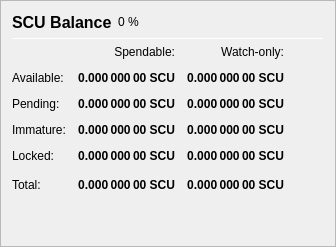
                   <widget class="QFrame" name="frame_Balances">
                    <property name="frameShape">
                     <enum>QFrame::StyledPanel</enum>
                    </property>
                    <property name="frameShadow">
                     <enum>QFrame::Raised</enum>
                    </property>
                    <layout class="QVBoxLayout" name="verticalLayout_4">
                     <item>
                      <layout class="QHBoxLayout" name="horizontalLayout_4">
                       <item>
                        <widget class="QLabel" name="label_5">
                         <property name="minimumSize">
                          <size>
                           <width>0</width>
                           <height>20</height>
                          </size>
                         </property>
                         <property name="font">
                          <font>
                           <pointsize>12</pointsize>
                           <weight>75</weight>
                           <bold>true</bold>
                          </font>
                         </property>
                         <property name="text">
                          <string>SCU Balance</string>
                         </property>
                        </widget>
                       </item>
                       <item>
                        <widget class="QLabel" name="labelSCUPercent">
                         <property name="text">
                          <string notr="true">0 %</string>
                         </property>
                        </widget>
                       </item>
                       <item>
                        <spacer name="horizontalSpacer_3">
                         <property name="orientation">
                          <enum>Qt::Horizontal</enum>
                         </property>
                         <property name="sizeHint" stdset="0">
                          <size>
                           <width>40</width>
                           <height>20</height>
                          </size>
                         </property>
                        </spacer>
                       </item>
                      </layout>
                     </item>
                     <item>
                      <widget class="Line" name="line_Balance">
                       <property name="minimumSize">
                        <size>
                         <width>0</width>
                         <height>1</height>
                        </size>
                       </property>
                       <property name="maximumSize">
                        <size>
                         <width>16777215</width>
                         <height>1</height>
                        </size>
                       </property>
                       <property name="orientation">
                        <enum>Qt::Horizontal</enum>
                       </property>
                      </widget>
                     </item>
                     <item>
                      <layout class="QGridLayout" name="gridLayout">
                       <property name="spacing">
                        <number>12</number>
                       </property>
                       <item row="0" column="1">
                        <widget class="QLabel" name="labelSpendable">
                         <property name="text">
                          <string>Spendable:</string>
                         </property>
                         <property name="alignment">
                          <set>Qt::AlignRight|Qt::AlignTrailing|Qt::AlignVCenter</set>
                         </property>
                        </widget>
                       </item>
                       <item row="0" column="2">
                        <widget class="QLabel" name="labelWatchonly">
                         <property name="text">
                          <string>Watch-only:</string>
                         </property>
                         <property name="alignment">
                          <set>Qt::AlignRight|Qt::AlignTrailing|Qt::AlignVCenter</set>
                         </property>
                        </widget>
                       </item>
                       <item row="1" column="0">
                        <widget class="QLabel" name="labelBalanceText">
                         <property name="text">
                          <string>Available:</string>
                         </property>
                        </widget>
                       </item>
                       <item row="1" column="1">
                        <widget class="QLabel" name="labelBalance">
                         <property name="font">
                          <font>
                           <weight>75</weight>
                           <bold>true</bold>
                          </font>
                         </property>
                         <property name="cursor">
                          <cursorShape>IBeamCursor</cursorShape>
                         </property>
                         <property name="toolTip">
                          <string>Your current spendable balance</string>
                         </property>
                         <property name="text">
                          <string notr="true">0.000 000 00 SCU</string>
                         </property>
                         <property name="alignment">
                          <set>Qt::AlignRight|Qt::AlignTrailing|Qt::AlignVCenter</set>
                         </property>
                         <property name="textInteractionFlags">
                          <set>Qt::LinksAccessibleByMouse|Qt::TextSelectableByKeyboard|Qt::TextSelectableByMouse</set>
                         </property>
                        </widget>
                       </item>
                       <item row="1" column="2">
                        <widget class="QLabel" name="labelWatchAvailable">
                         <property name="font">
                          <font>
                           <weight>75</weight>
                           <bold>true</bold>
                          </font>
                         </property>
                         <property name="cursor">
                          <cursorShape>IBeamCursor</cursorShape>
                         </property>
                         <property name="toolTip">
                          <string>Your current balance in watch-only addresses</string>
                         </property>
                         <property name="text">
                          <string notr="true">0.000 000 00 SCU</string>
                         </property>
                         <property name="alignment">
                          <set>Qt::AlignRight|Qt::AlignTrailing|Qt::AlignVCenter</set>
                         </property>
                         <property name="textInteractionFlags">
                          <set>Qt::LinksAccessibleByMouse|Qt::TextSelectableByKeyboard|Qt::TextSelectableByMouse</set>
                         </property>
                        </widget>
                       </item>
                       <item row="2" column="0">
                        <widget class="QLabel" name="labelPendingText">
                         <property name="text">
                          <string>Pending:</string>
                         </property>
                        </widget>
                       </item>
                       <item row="2" column="1">
                        <widget class="QLabel" name="labelUnconfirmed">
                         <property name="font">
                          <font>
                           <weight>75</weight>
                           <bold>true</bold>
                          </font>
                         </property>
                         <property name="cursor">
                          <cursorShape>IBeamCursor</cursorShape>
                         </property>
                         <property name="toolTip">
                          <string>Total of transactions that have yet to be confirmed, and do not yet count toward the spendable balance</string>
                         </property>
                         <property name="text">
                          <string notr="true">0.000 000 00 SCU</string>
                         </property>
                         <property name="alignment">
                          <set>Qt::AlignRight|Qt::AlignTrailing|Qt::AlignVCenter</set>
                         </property>
                         <property name="textInteractionFlags">
                          <set>Qt::LinksAccessibleByMouse|Qt::TextSelectableByKeyboard|Qt::TextSelectableByMouse</set>
                         </property>
                        </widget>
                       </item>
                       <item row="2" column="2">
                        <widget class="QLabel" name="labelWatchPending">
                         <property name="font">
                          <font>
                           <weight>75</weight>
                           <bold>true</bold>
                          </font>
                         </property>
                         <property name="cursor">
                          <cursorShape>IBeamCursor</cursorShape>
                         </property>
                         <property name="toolTip">
                          <string>Unconfirmed transactions to watch-only addresses</string>
                         </property>
                         <property name="text">
                          <string notr="true">0.000 000 00 SCU</string>
                         </property>
                         <property name="alignment">
                          <set>Qt::AlignRight|Qt::AlignTrailing|Qt::AlignVCenter</set>
                         </property>
                         <property name="textInteractionFlags">
                          <set>Qt::LinksAccessibleByMouse|Qt::TextSelectableByKeyboard|Qt::TextSelectableByMouse</set>
                         </property>
                        </widget>
                       </item>
                       <item row="3" column="0">
                        <widget class="QLabel" name="labelImmatureText">
                         <property name="text">
                          <string>Immature:</string>
                         </property>
                        </widget>
                       </item>
                       <item row="3" column="1">
                        <widget class="QLabel" name="labelImmature">
                         <property name="font">
                          <font>
                           <weight>75</weight>
                           <bold>true</bold>
                          </font>
                         </property>
                         <property name="cursor">
                          <cursorShape>IBeamCursor</cursorShape>
                         </property>
                         <property name="toolTip">
                          <string>Staked or masternode rewards that has not yet matured</string>
                         </property>
                         <property name="text">
                          <string notr="true">0.000 000 00 SCU</string>
                         </property>
                         <property name="alignment">
                          <set>Qt::AlignRight|Qt::AlignTrailing|Qt::AlignVCenter</set>
                         </property>
                         <property name="textInteractionFlags">
                          <set>Qt::LinksAccessibleByMouse|Qt::TextSelectableByKeyboard|Qt::TextSelectableByMouse</set>
                         </property>
                        </widget>
                       </item>
                       <item row="3" column="2">
                        <widget class="QLabel" name="labelWatchImmature">
                         <property name="font">
                          <font>
                           <weight>75</weight>
                           <bold>true</bold>
                          </font>
                         </property>
                         <property name="cursor">
                          <cursorShape>IBeamCursor</cursorShape>
                         </property>
                         <property name="toolTip">
                          <string>Staked or masternode rewards in watch-only addresses that has not yet matured</string>
                         </property>
                         <property name="text">
                          <string notr="true">0.000 000 00 SCU</string>
                         </property>
                         <property name="alignment">
                          <set>Qt::AlignRight|Qt::AlignTrailing|Qt::AlignVCenter</set>
                         </property>
                         <property name="textInteractionFlags">
                          <set>Qt::LinksAccessibleByMouse|Qt::TextSelectableByKeyboard|Qt::TextSelectableByMouse</set>
                         </property>
                        </widget>
                       </item>
                       <item row="4" column="0">
                        <widget class="QLabel" name="labelLockedBalanceText">
                         <property name="toolTip">
                          <string>Locked SCU or Masternode collaterals. These are excluded from zSCU minting.</string>
                         </property>
                         <property name="text">
                          <string>Locked:</string>
                         </property>
                        </widget>
                       </item>
                       <item row="4" column="1">
                        <widget class="QLabel" name="labelLockedBalance">
                         <property name="font">
                          <font>
                           <weight>75</weight>
                           <bold>true</bold>
                          </font>
                         </property>
                         <property name="cursor">
                          <cursorShape>IBeamCursor</cursorShape>
                         </property>
                         <property name="toolTip">
                          <string>Locked SCU or Masternode collaterals. These are excluded from zSCU minting.</string>
                         </property>
                         <property name="text">
                          <string notr="true">0.000 000 00 SCU</string>
                         </property>
                         <property name="alignment">
                          <set>Qt::AlignRight|Qt::AlignTrailing|Qt::AlignVCenter</set>
                         </property>
                         <property name="textInteractionFlags">
                          <set>Qt::LinksAccessibleByMouse|Qt::TextSelectableByKeyboard|Qt::TextSelectableByMouse</set>
                         </property>
                        </widget>
                       </item>
                       <item row="4" column="2">
                        <widget class="QLabel" name="labelWatchLocked">
                         <property name="font">
                          <font>
                           <weight>75</weight>
                           <bold>true</bold>
                          </font>
                         </property>
                         <property name="cursor">
                          <cursorShape>IBeamCursor</cursorShape>
                         </property>
                         <property name="toolTip">
                          <string>Current locked balance in watch-only addresses</string>
                         </property>
                         <property name="text">
                          <string notr="true">0.000 000 00 SCU</string>
                         </property>
                         <property name="alignment">
                          <set>Qt::AlignRight|Qt::AlignTrailing|Qt::AlignVCenter</set>
                         </property>
                         <property name="textInteractionFlags">
                          <set>Qt::LinksAccessibleByMouse|Qt::TextSelectableByKeyboard|Qt::TextSelectableByMouse</set>
                         </property>
                        </widget>
                       </item>
                       <item row="5" column="0">
                        <widget class="QLabel" name="labelTotalText">
                         <property name="toolTip">
                          <string>Your current Faith Coin balance, unconfirmed and immature transactions included</string>
                         </property>
                         <property name="text">
                          <string>Total:</string>
                         </property>
                        </widget>
                       </item>
                       <item row="5" column="1">
                        <widget class="QLabel" name="labelTotal">
                         <property name="font">
                          <font>
                           <weight>75</weight>
                           <bold>true</bold>
                          </font>
                         </property>
                         <property name="cursor">
                          <cursorShape>IBeamCursor</cursorShape>
                         </property>
                         <property name="toolTip">
                          <string>Your current Faith Coin balance, unconfirmed and immature transactions included</string>
                         </property>
                         <property name="text">
                          <string notr="true">0.000 000 00 SCU</string>
                         </property>
                         <property name="alignment">
                          <set>Qt::AlignRight|Qt::AlignTrailing|Qt::AlignVCenter</set>
                         </property>
                         <property name="textInteractionFlags">
                          <set>Qt::LinksAccessibleByMouse|Qt::TextSelectableByKeyboard|Qt::TextSelectableByMouse</set>
                         </property>
                        </widget>
                       </item>
                       <item row="5" column="2">
                        <widget class="QLabel" name="labelWatchTotal">
                         <property name="font">
                          <font>
                           <weight>75</weight>
                           <bold>true</bold>
                          </font>
                         </property>
                         <property name="cursor">
                          <cursorShape>IBeamCursor</cursorShape>
                         </property>
                         <property name="toolTip">
                          <string>Current total balance in watch-only addresses</string>
                         </property>
                         <property name="text">
                          <string notr="true">0.000 000 00 SCU</string>
                         </property>
                         <property name="alignment">
                          <set>Qt::AlignRight|Qt::AlignTrailing|Qt::AlignVCenter</set>
                         </property>
                         <property name="textInteractionFlags">
                          <set>Qt::LinksAccessibleByMouse|Qt::TextSelectableByKeyboard|Qt::TextSelectableByMouse</set>
                         </property>
                        </widget>
                       </item>
                       <item row="5" column="3">
                        <spacer name="horizontalSpacer_9">
                         <property name="orientation">
                          <enum>Qt::Horizontal</enum>
                         </property>
                         <property name="sizeHint" stdset="0">
                          <size>
                           <width>40</width>
                           <height>20</height>
                          </size>
                         </property>
                        </spacer>
                       </item>
                      </layout>
                     </item>
                     <item>
                      <spacer name="verticalSpacer_3">
                       <property name="orientation">
                        <enum>Qt::Vertical</enum>
                       </property>
                       <property name="sizeHint" stdset="0">
                        <size>
                         <width>20</width>
                         <height>40</height>
                        </size>
                       </property>
                      </spacer>
                     </item>
                    </layout>
                   </widget>
